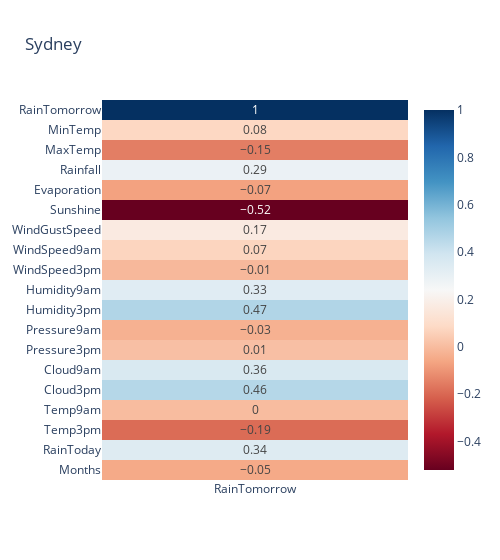

Write notebook code for a chart like this one.
### Code cell
fig_syd = px.imshow(df_syd.corr().round(2)['RainTomorrow'].to_frame(), text_auto = True, aspect = 'auto',
                    color_continuous_scale='RdBu', width = 500, title = 'Sydney')
fig_syd.show()

### Figure 1 — Plotly figure (JSON) as saved in the notebook; plotly's stock layout.template omitted (floating-point values rounded to 4 significant figures)
{"data": [{"coloraxis": "coloraxis", "hovertemplate": "x: %{x}<br>y: %{y}<br>color: %{z}<extra></extra>", "name": "0", "texttemplate": "%{z}", "type": "heatmap", "x": ["RainTomorrow"], "xaxis": "x", "y": ["RainTomorrow", "MinTemp", "MaxTemp", "Rainfall", "Evaporation", "Sunshine", "WindGustSpeed", "WindSpeed9am", "WindSpeed3pm", "Humidity9am", "Humidity3pm", "Pressure9am", "Pressure3pm", "Cloud9am", "Cloud3pm", "Temp9am", "Temp3pm", "RainToday", "Months"], "yaxis": "y", "z": [[1], [0.08], [-0.15], [0.29], [-0.07], [-0.52], [0.17], [0.07], [-0.01], [0.33], [0.47], [-0.03], [0.01], [0.36], [0.46], [0], [-0.19], [0.34], [-0.05]]}], "layout": {"coloraxis": {"colorscale": [[0, "rgb(103,0,31)"], [0.1, "rgb(178,24,43)"], [0.2, "rgb(214,96,77)"], [0.3, "rgb(244,165,130)"], [0.4, "rgb(253,219,199)"], [0.5, "rgb(247,247,247)"], [0.6, "rgb(209,229,240)"], [0.7, "rgb(146,197,222)"], [0.8, "rgb(67,147,195)"], [0.9, "rgb(33,102,172)"], [1, "rgb(5,48,97)"]]}, "title": {"text": "Sydney"}, "width": 500, "xaxis": {"anchor": "y", "domain": [0, 1]}, "yaxis": {"anchor": "x", "autorange": "reversed", "domain": [0, 1]}}}
